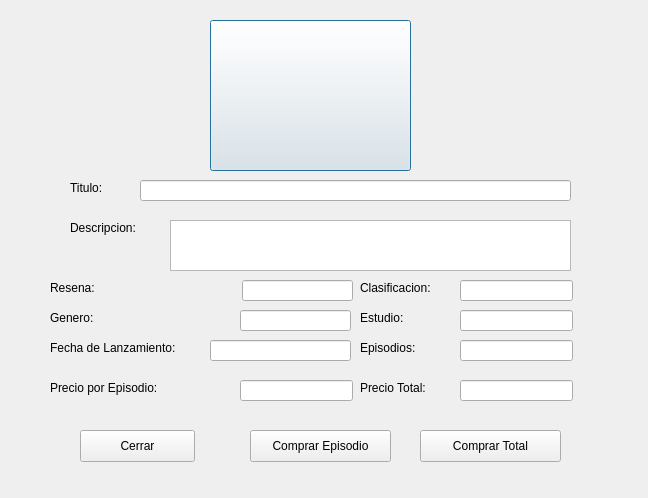
<?xml version="1.0" encoding="UTF-8"?>
<ui version="4.0">
 <class>InfoSeries</class>
 <widget class="QDialog" name="InfoSeries">
  <property name="geometry">
   <rect>
    <x>0</x>
    <y>0</y>
    <width>648</width>
    <height>498</height>
   </rect>
  </property>
  <property name="windowTitle">
   <string>Dialog</string>
  </property>
  <widget class="QLabel" name="label_2">
   <property name="geometry">
    <rect>
     <x>70</x>
     <y>220</y>
     <width>91</width>
     <height>16</height>
    </rect>
   </property>
   <property name="text">
    <string>Descripcion:</string>
   </property>
  </widget>
  <widget class="QLineEdit" name="clasi">
   <property name="geometry">
    <rect>
     <x>460</x>
     <y>280</y>
     <width>113</width>
     <height>21</height>
    </rect>
   </property>
   <property name="readOnly">
    <bool>true</bool>
   </property>
  </widget>
  <widget class="QLineEdit" name="resena">
   <property name="geometry">
    <rect>
     <x>242</x>
     <y>280</y>
     <width>111</width>
     <height>21</height>
    </rect>
   </property>
   <property name="readOnly">
    <bool>true</bool>
   </property>
  </widget>
  <widget class="QLabel" name="label_4">
   <property name="geometry">
    <rect>
     <x>360</x>
     <y>280</y>
     <width>91</width>
     <height>16</height>
    </rect>
   </property>
   <property name="text">
    <string>Clasificacion:</string>
   </property>
  </widget>
  <widget class="QLineEdit" name="estudio">
   <property name="geometry">
    <rect>
     <x>460</x>
     <y>310</y>
     <width>113</width>
     <height>21</height>
    </rect>
   </property>
   <property name="readOnly">
    <bool>true</bool>
   </property>
  </widget>
  <widget class="QLineEdit" name="titulo">
   <property name="geometry">
    <rect>
     <x>140</x>
     <y>180</y>
     <width>431</width>
     <height>21</height>
    </rect>
   </property>
   <property name="readOnly">
    <bool>true</bool>
   </property>
  </widget>
  <widget class="QLabel" name="label_3">
   <property name="geometry">
    <rect>
     <x>50</x>
     <y>280</y>
     <width>59</width>
     <height>16</height>
    </rect>
   </property>
   <property name="text">
    <string>Resena:</string>
   </property>
  </widget>
  <widget class="QLabel" name="label_6">
   <property name="geometry">
    <rect>
     <x>360</x>
     <y>310</y>
     <width>59</width>
     <height>16</height>
    </rect>
   </property>
   <property name="text">
    <string>Estudio:</string>
   </property>
  </widget>
  <widget class="QPushButton" name="foto">
   <property name="enabled">
    <bool>true</bool>
   </property>
   <property name="geometry">
    <rect>
     <x>210</x>
     <y>20</y>
     <width>201</width>
     <height>151</height>
    </rect>
   </property>
   <property name="text">
    <string/>
   </property>
   <property name="checkable">
    <bool>false</bool>
   </property>
  </widget>
  <widget class="QTextEdit" name="descri">
   <property name="geometry">
    <rect>
     <x>170</x>
     <y>220</y>
     <width>401</width>
     <height>51</height>
    </rect>
   </property>
   <property name="readOnly">
    <bool>true</bool>
   </property>
  </widget>
  <widget class="QLabel" name="label_7">
   <property name="geometry">
    <rect>
     <x>50</x>
     <y>340</y>
     <width>151</width>
     <height>16</height>
    </rect>
   </property>
   <property name="text">
    <string>Fecha de Lanzamiento: </string>
   </property>
  </widget>
  <widget class="QPushButton" name="pushButton">
   <property name="geometry">
    <rect>
     <x>420</x>
     <y>430</y>
     <width>141</width>
     <height>32</height>
    </rect>
   </property>
   <property name="text">
    <string>Comprar Total</string>
   </property>
  </widget>
  <widget class="QLineEdit" name="genero">
   <property name="geometry">
    <rect>
     <x>240</x>
     <y>310</y>
     <width>111</width>
     <height>21</height>
    </rect>
   </property>
   <property name="readOnly">
    <bool>true</bool>
   </property>
  </widget>
  <widget class="QLabel" name="label_5">
   <property name="geometry">
    <rect>
     <x>50</x>
     <y>310</y>
     <width>59</width>
     <height>16</height>
    </rect>
   </property>
   <property name="text">
    <string>Genero:</string>
   </property>
  </widget>
  <widget class="QPushButton" name="pushButton_6">
   <property name="geometry">
    <rect>
     <x>80</x>
     <y>430</y>
     <width>115</width>
     <height>32</height>
    </rect>
   </property>
   <property name="text">
    <string>Cerrar</string>
   </property>
  </widget>
  <widget class="QLineEdit" name="fecha">
   <property name="geometry">
    <rect>
     <x>210</x>
     <y>340</y>
     <width>141</width>
     <height>21</height>
    </rect>
   </property>
   <property name="readOnly">
    <bool>true</bool>
   </property>
  </widget>
  <widget class="QLabel" name="label_8">
   <property name="geometry">
    <rect>
     <x>360</x>
     <y>340</y>
     <width>71</width>
     <height>16</height>
    </rect>
   </property>
   <property name="text">
    <string>Episodios:</string>
   </property>
  </widget>
  <widget class="QLineEdit" name="episodios">
   <property name="geometry">
    <rect>
     <x>460</x>
     <y>340</y>
     <width>113</width>
     <height>21</height>
    </rect>
   </property>
   <property name="readOnly">
    <bool>true</bool>
   </property>
  </widget>
  <widget class="QLabel" name="label">
   <property name="geometry">
    <rect>
     <x>70</x>
     <y>180</y>
     <width>59</width>
     <height>16</height>
    </rect>
   </property>
   <property name="text">
    <string>Titulo:</string>
   </property>
  </widget>
  <widget class="QLabel" name="label_9">
   <property name="geometry">
    <rect>
     <x>50</x>
     <y>380</y>
     <width>131</width>
     <height>16</height>
    </rect>
   </property>
   <property name="text">
    <string>Precio por Episodio:</string>
   </property>
  </widget>
  <widget class="QPushButton" name="pushButton_2">
   <property name="geometry">
    <rect>
     <x>250</x>
     <y>430</y>
     <width>141</width>
     <height>32</height>
    </rect>
   </property>
   <property name="text">
    <string>Comprar Episodio</string>
   </property>
  </widget>
  <widget class="QLabel" name="label_10">
   <property name="geometry">
    <rect>
     <x>360</x>
     <y>380</y>
     <width>81</width>
     <height>16</height>
    </rect>
   </property>
   <property name="text">
    <string>Precio Total:</string>
   </property>
  </widget>
  <widget class="QLineEdit" name="pepisodio">
   <property name="geometry">
    <rect>
     <x>240</x>
     <y>380</y>
     <width>113</width>
     <height>21</height>
    </rect>
   </property>
   <property name="readOnly">
    <bool>true</bool>
   </property>
  </widget>
  <widget class="QLineEdit" name="ptotal">
   <property name="geometry">
    <rect>
     <x>460</x>
     <y>380</y>
     <width>113</width>
     <height>21</height>
    </rect>
   </property>
   <property name="readOnly">
    <bool>true</bool>
   </property>
  </widget>
 </widget>
 <resources/>
 <connections/>
</ui>
